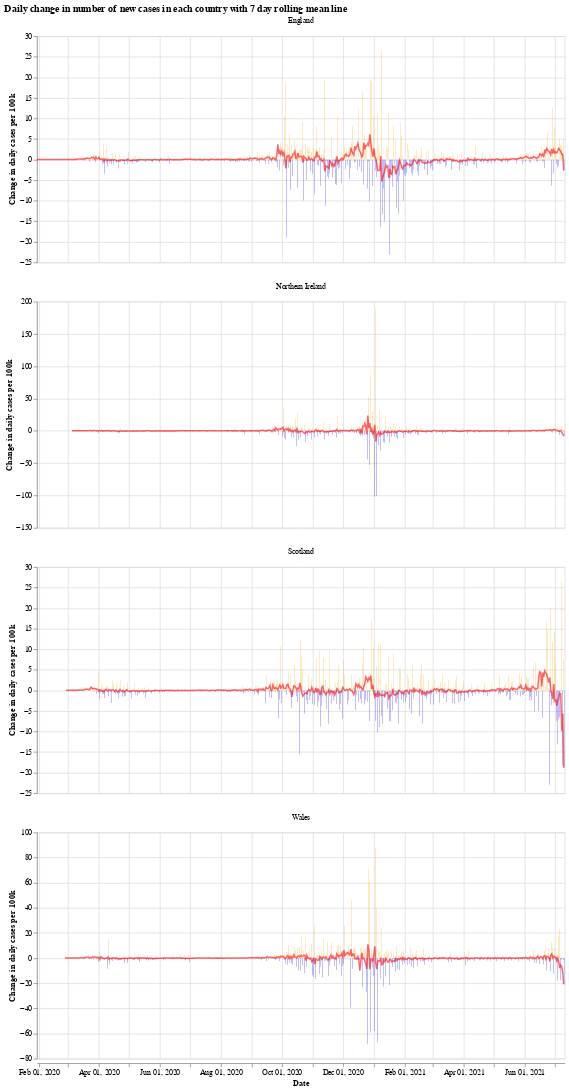

Notebook cell for this chart:
### Markdown cell above
We will use the Python library `Altair` for visualising the data, see the [altair docs](https://altair-viz.github.io/) for more information.

First we have a graph which shows the daily change in the number of new cases for each country. This number jumps up and down all over the place, which is likely due to delay in reporting of new cases over the weekend. Another interesting thing is that it looks like the daily cases in Wales experienced a much shorter period of calm over the summer (calm in the sense of daily cases not jumping up and down).

The orange bars are days when the number of new cases (per 100k population) was more than the previous day, while the blue are days when the number of new cases dropped. The red line is the 7 day moving average. 

When the moving average line is below 0, it means that there is a consistent drop in new cases. We can see this clearly happening around the times that lockdowns were introduced (though, to varying degrees). I will update the graphs soon with a marker of when each lockdown started.

### Code cell
# collapse
import altair as alt

bars = alt.Chart(uk_cases).mark_bar().encode(
    x=alt.X("yearmonthdate(date):T", axis=alt.Axis(title='Date')),
    y=alt.Y("casesChangeRate:Q", axis=alt.Axis(title='Change in daily cases per 100k')),
    tooltip='casesChange',
    color=alt.condition(
        alt.datum.casesChangeRate > 0,
        alt.value("orange"),  # The positive color
        alt.value("blue")  # The negative color
    )
).properties(title='Daily change in number of new cases with 7 day rolling mean',width=700).interactive()

line = alt.Chart(uk_cases).mark_line(
    color='red',
    size=2,
    opacity=0.6
).transform_window(
    rolling_mean='mean(casesChangeRate)',
    frame=[0, 7],
    groupby=['areaName']
).encode(
    x='yearmonthdate(date):T',
    y='rolling_mean:Q'
)

alt.layer(bars, line, data=uk_cases).facet(alt.Column(
    'areaName', title=''), columns=1).resolve_scale(y='independent').properties(title='Daily change in number of new cases in each country with 7 day rolling mean line')

### Figure 1 — Vega-Lite specification as saved in the notebook (floating-point values rounded to 4 significant figures; data arrays with more than 128 entries replaced by an {"elided": "..."} marker saying what was removed)
{"config": {"view": {"continuousWidth": 400, "continuousHeight": 300}}, "data": {"name": "data-2e0326945f21d0692e6cdca869a5e0d5"}, "facet": {"type": "nominal", "field": "areaName", "title": ""}, "spec": {"layer": [{"mark": "bar", "encoding": {"color": {"condition": {"value": "orange", "test": "(datum.casesChangeRate > 0)"}, "value": "blue"}, "tooltip": {"type": "quantitative", "field": "casesChange"}, "x": {"type": "temporal", "axis": {"title": "Date"}, "field": "date", "timeUnit": "yearmonthdate"}, "y": {"type": "quantitative", "axis": {"title": "Change in daily cases per 100k"}, "field": "casesChangeRate"}}, "selection": {"selector001": {"type": "interval", "bind": "scales", "encodings": ["x", "y"]}}, "title": "Daily change in number of new cases with 7 day rolling mean", "width": 700}, {"mark": {"type": "line", "color": "red", "opacity": 0.6, "size": 2}, "encoding": {"x": {"type": "temporal", "field": "date", "timeUnit": "yearmonthdate"}, "y": {"type": "quantitative", "field": "rolling_mean"}}, "transform": [{"window": [{"op": "mean", "field": "casesChangeRate", "as": "rolling_mean"}], "frame": [0, 7], "groupby": ["areaName"]}]}]}, "columns": 1, "resolve": {"scale": {"y": "independent"}}, "title": "Daily change in number of new cases in each country with 7 day rolling mean line", "$schema": "https://vega.github.io/schema/vega-lite/v4.8.1.json", "datasets": {"data-2e0326945f21d0692e6cdca869a5e0d5": {"elided": "2020 records"}}}
